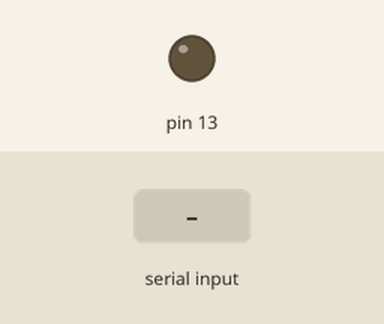
The sketch below on a simulated Arduino Leonardo, built with avr-gcc and run on an emulated ATmega32U4. Parts: output pins drawn as LEDs (lit = HIGH). The inputs (shaded band) are chosen by the test bench. USB keyboard and mouse output is not drawn.

Above: at 1.2 s.
1.3 s: "on" received over Serial
At 3.2 s:
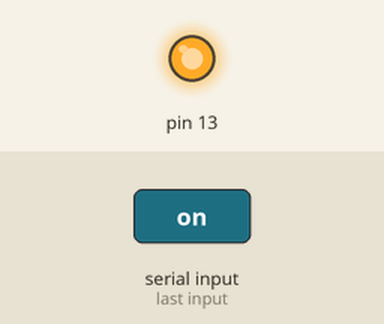
3.8 s: "off" received over Serial
At 5.1 s:
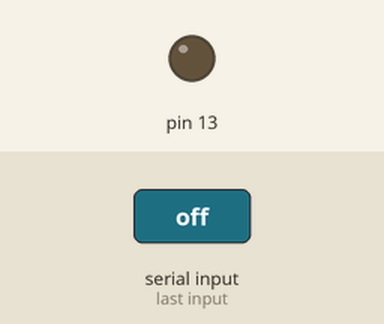
6.2 s: "ON" received over Serial
At 8.2 s:
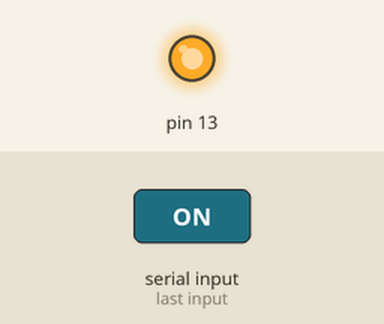
Timing chart, 0 to 9.7 s (numbered marks = the images above; inputs shaded):
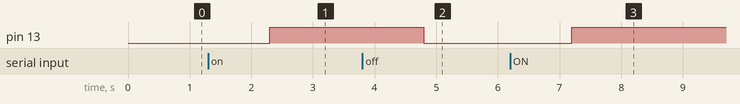

The sketch:

attack_tools.ino
```cpp
#include "Keyboard.h"

void setup() {
  pinMode(13, OUTPUT);
  Serial.begin(9600);
  Keyboard.begin();
}

void loop() {
  if (Serial.available()) {
    String input;
    input = Serial.readString();
    input.trim();

    if (input == "on" || input == "ON") {
      digitalWrite(13, HIGH);
    }

    else if (input == "off" || input == "OFF") {
      digitalWrite(13, LOW);
    }

    //    else if (ch == "hello" || ch == "OFF") {

    //windows key + r
    else if (input == "run") {
      Serial.println("cmd: run");
      Keyboard.press(KEY_LEFT_GUI);
      // Keyboard.press('e');
      Keyboard.press('r');
      Keyboard.releaseAll();
      //
      //      digitalWrite(13, LOW);
      //      delay(200)
      //
      //      digitalWrite(LED_BUILTIN, HIGH);
      //      delay(200);
      //      digitalWrite(LED_BUILTIN, LOW);
      //      delay(200);
      //      digitalWrite(LED_BUILTIN, HIGH);
      //      delay(200);
      //      digitalWrite(LED_BUILTIN, LOW);

    }

    // windows key + l (lock screen)
    else if (input == "lock" || input == "LOCK") {
//      digitalWrite(13, LOW);
      Serial.println("cmd: lock");
      Keyboard.press(KEY_LEFT_GUI);
      // Keyboard.press('e');
      Keyboard.press('l');
      Keyboard.releaseAll();
    }

    else if (input == "off" || input == "OFF") {
      digitalWrite(13, LOW);
    }

  }
}
```

Measured:
- after the input at 1.3 s, pin 13: LOW → HIGH after 1.0 s
- after the input at 3.8 s, pin 13: HIGH → LOW after 1.0 s
- after the input at 6.2 s, pin 13: LOW → HIGH after 1.0 s
